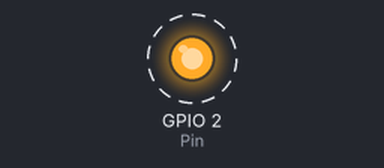
Bench run of a program on a simulated ESP8266 (Wemos D1 mini). Shown: output pins drawn as LEDs (lit = HIGH). Dashed ring = blinking.

Above: at 0.5 s.
Timing chart, 0 to 4.6 s (numbered marks = the images above):
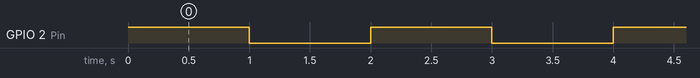

Measured:
- by itself, GPIO 2 (Pin): alternates HIGH for 1.0 s and LOW for 1.0 s

The program:

main.cpp
```cpp
/*
#include <Arduino.h> - Библиотека для работы с микроконтроллерами

int Pin = 2; - Переменная Pin отвечает за само число адрес(пин),
               указывая процессору совершить определенные действия, который определяется при помощи библиотеки pins_arduino.h.
               Приблизительный путь к библиотеке:
               C:\Users\[Имя Пользователя]\.platformio\packages\framework-arduinoespressif8266\variants\d1_mini

void setup() - Функция подачи питания через OUTPUT(выход) и INPUT(вход).
               OUTPUT - это напряжение тока; INPUT - это проверка напряжения 0 и 1(0 - выкл, 1 - вкл)
    pinMode(Pin, OUTPUT); - Функция установки режима питания через OUTPUT и INPUT для пина.
}

void loop() - Функция цикла работы самой платы через HIGH(подача напряжения) и LOW(снятие напряжения).
              HIGH при OUTPUT дает напряжение 3.3В или 5В, а при INPUT дает логическую 0.
              LOW при OUTPUT снимает напряжение 0В, а при INPUT дает логическую 1.

    digitalWrite(Pin,HIGH); - Функция подачи HIGH значение на пин(INPUT/OUTPUT)

    delay(1000); - Функция отключения кода на ограниченное время(1 секунда = 1000 миллисекунд)

    digitalWrite(Pin,LOW); - Функция подачи LOW значение на пин(INPUT/OUTPUT)

    delay(1000); - Функция отключения кода на ограниченное время(1 секунда = 1000 миллисекунд)
*/


#include <Arduino.h>

int Pin = 2;

void setup() {

    pinMode(Pin, OUTPUT);
}

void loop() {

    digitalWrite(Pin,HIGH);

    delay(1000);

    digitalWrite(Pin,LOW);

    delay(1000);
}
```
